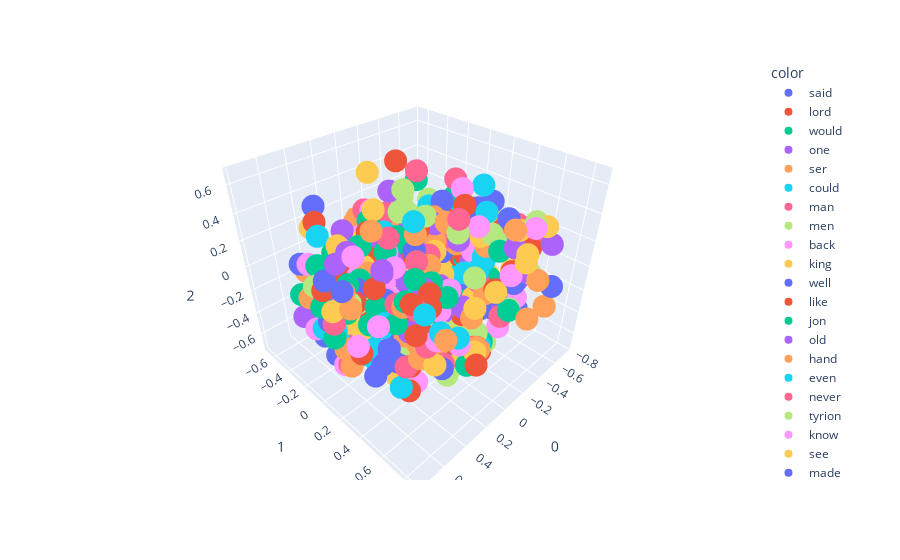

Here is the notebook cell this chart was saved with:
### Code cell
# Visualizing the vectors in 3D space
import plotly.express as px

fig = px.scatter_3d(X[0:500],x=0,y=1,z=2, color=y[0:500])
fig.show()
